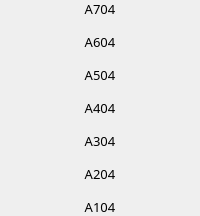
                            <widget class="QFrame" name="frame_55">
                             <property name="frameShape">
                              <enum>QFrame::NoFrame</enum>
                             </property>
                             <property name="frameShadow">
                              <enum>QFrame::Raised</enum>
                             </property>
                             <layout class="QVBoxLayout" name="verticalLayout_52">
                              <property name="spacing">
                               <number>15</number>
                              </property>
                              <property name="leftMargin">
                               <number>0</number>
                              </property>
                              <property name="topMargin">
                               <number>0</number>
                              </property>
                              <property name="rightMargin">
                               <number>0</number>
                              </property>
                              <property name="bottomMargin">
                               <number>0</number>
                              </property>
                              <item>
                               <widget class="QLabel" name="label_97">
                                <property name="font">
                                 <font>
                                  <family>Mitr SemiBold</family>
                                  <pointsize>10</pointsize>
                                 </font>
                                </property>
                                <property name="frameShape">
                                 <enum>QFrame::NoFrame</enum>
                                </property>
                                <property name="text">
                                 <string>A704</string>
                                </property>
                                <property name="alignment">
                                 <set>Qt::AlignCenter</set>
                                </property>
                               </widget>
                              </item>
                              <item>
                               <widget class="QLabel" name="label_98">
                                <property name="font">
                                 <font>
                                  <family>Mitr SemiBold</family>
                                  <pointsize>10</pointsize>
                                 </font>
                                </property>
                                <property name="frameShape">
                                 <enum>QFrame::NoFrame</enum>
                                </property>
                                <property name="text">
                                 <string>A604</string>
                                </property>
                                <property name="alignment">
                                 <set>Qt::AlignCenter</set>
                                </property>
                               </widget>
                              </item>
                              <item>
                               <widget class="QLabel" name="label_99">
                                <property name="font">
                                 <font>
                                  <family>Mitr SemiBold</family>
                                  <pointsize>10</pointsize>
                                 </font>
                                </property>
                                <property name="frameShape">
                                 <enum>QFrame::NoFrame</enum>
                                </property>
                                <property name="text">
                                 <string>A504</string>
                                </property>
                                <property name="alignment">
                                 <set>Qt::AlignCenter</set>
                                </property>
                               </widget>
                              </item>
                              <item>
                               <widget class="QLabel" name="label_100">
                                <property name="font">
                                 <font>
                                  <family>Mitr SemiBold</family>
                                  <pointsize>10</pointsize>
                                 </font>
                                </property>
                                <property name="frameShape">
                                 <enum>QFrame::NoFrame</enum>
                                </property>
                                <property name="text">
                                 <string>A404</string>
                                </property>
                                <property name="alignment">
                                 <set>Qt::AlignCenter</set>
                                </property>
                               </widget>
                              </item>
                              <item>
                               <widget class="QLabel" name="label_101">
                                <property name="font">
                                 <font>
                                  <family>Mitr SemiBold</family>
                                  <pointsize>10</pointsize>
                                 </font>
                                </property>
                                <property name="frameShape">
                                 <enum>QFrame::NoFrame</enum>
                                </property>
                                <property name="text">
                                 <string>A304</string>
                                </property>
                                <property name="alignment">
                                 <set>Qt::AlignCenter</set>
                                </property>
                               </widget>
                              </item>
                              <item>
                               <widget class="QLabel" name="label_102">
                                <property name="font">
                                 <font>
                                  <family>Mitr SemiBold</family>
                                  <pointsize>10</pointsize>
                                 </font>
                                </property>
                                <property name="frameShape">
                                 <enum>QFrame::NoFrame</enum>
                                </property>
                                <property name="text">
                                 <string>A204</string>
                                </property>
                                <property name="alignment">
                                 <set>Qt::AlignCenter</set>
                                </property>
                               </widget>
                              </item>
                              <item>
                               <widget class="QLabel" name="label_103">
                                <property name="font">
                                 <font>
                                  <family>Mitr SemiBold</family>
                                  <pointsize>10</pointsize>
                                 </font>
                                </property>
                                <property name="frameShape">
                                 <enum>QFrame::NoFrame</enum>
                                </property>
                                <property name="text">
                                 <string>A104</string>
                                </property>
                                <property name="alignment">
                                 <set>Qt::AlignCenter</set>
                                </property>
                               </widget>
                              </item>
                             </layout>
                            </widget>
